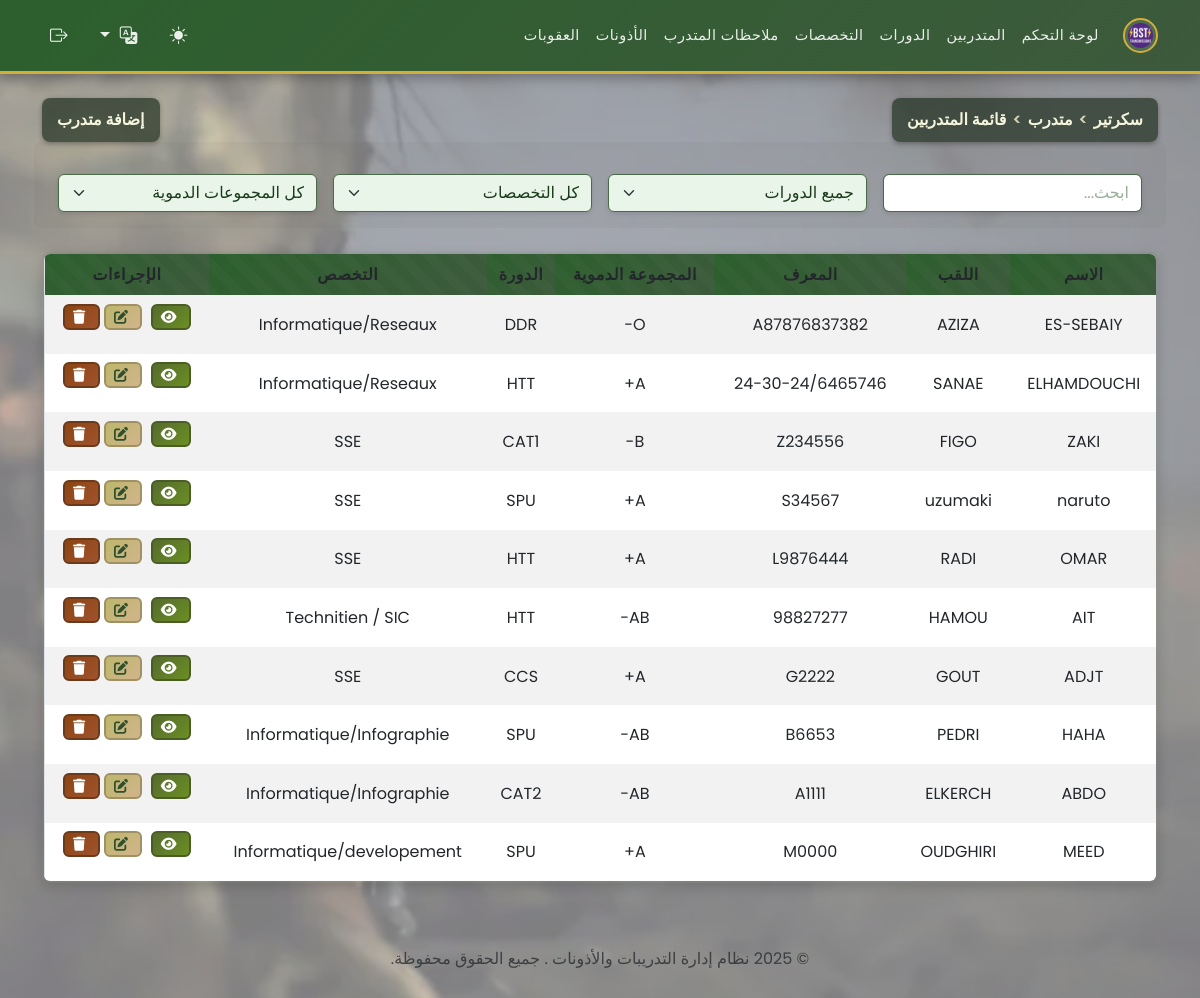
The app's page /secretaire/manage_stagiaires.php (signed in) with its own data.
### tables this page shows
CREATE TABLE `stagiaires` (
  `id` int(11) NOT NULL,
  `matricule` varchar(50) NOT NULL,
  `nom` varchar(100) NOT NULL,
  `prenom` varchar(100) NOT NULL,
  `date_naissance` date DEFAULT NULL,
  `adresse` text DEFAULT NULL,
  `telephone` varchar(20) DEFAULT NULL,
  `email` varchar(100) DEFAULT NULL,
  `groupe_sanguin` enum('A+','A-','B+','B-','AB+','AB-','O+','O-') DEFAULT NULL,
  `photo` varchar(255) DEFAULT NULL,
  `grade` enum('Lieutenant','Sous-Lieutenant','Adjudant Chef','Adjudant','Sergent Chef','Sergent','Caporal Chef','Caporal','2 eme Classe','1er Classe') DEFAULT NULL,
  `date_inscription` date DEFAULT curdate(),
  `id_stage` int(11) NOT NULL,
  `id_specialite` int(11) NOT NULL
);

CREATE TABLE `stages` (
  `id` int(11) NOT NULL,
  `intitule` varchar(150) NOT NULL,
  `date_debut` date DEFAULT NULL,
  `date_fin` date DEFAULT NULL
);

CREATE TABLE `specialites` (
  `id` int(11) NOT NULL,
  `nom_specialite` varchar(150) NOT NULL,
  `description` text DEFAULT NULL
);

### functions.php (called while the page is built, shortened)
<?php
if (isset($_GET['lang'])) {
    $lang = $_GET['lang'];
    $_SESSION['lang'] = $lang;
} elseif (isset($_SESSION['lang'])) {
    $lang = $_SESSION['lang'];
} else {
    $lang = 'fr';
    $_SESSION['lang'] = $lang;
}
$lang_file = __DIR__ . '/lang/' . $lang . '.php';
if (file_exists($lang_file)) {
    $translations = include $lang_file;
} else {
    $translations = include __DIR__ . '/lang/fr.php';
}
?>

### secretaire/manage_stagiaires.php (the view, shortened to what this page needs)
<?php
require '../functions.php';
$sql = "SELECT s.*, st.intitule AS stage_name, sp.nom_specialite AS specialite_name
        FROM stagiaires s
        JOIN stages st ON s.id_stage = st.id
        JOIN specialites sp ON s.id_specialite = sp.id
        ORDER BY s.id DESC";
$stagiaires = $pdo->query($sql)->fetchAll();
?>
<?php include '../templates/header.php'; ?>
<div class="d-flex justify-content-between align-items-center mb-3">
<div class="breadcrumb-header"><?php echo htmlspecialchars($translations['breadcrumb_secretaire']); ?> <span>></span> <?php echo htmlspecialchars($translations['breadcrumb_stagiaire']); ?> <span>></span> <?php echo htmlspecialchars($translations['breadcrumb_liste_stagiaires']); ?></div>
<button class="breadcrumb-header" data-bs-toggle="modal"
    data-bs-target="#addStagiaireModal"><?php echo htmlspecialchars($translations['add_trainee']); ?></button>
</div>
<div class="mb-3 row g-3 align-items-center">
    <div class="col">
        <input type="text" id="searchInput" class="form-control"
            placeholder="<?php echo htmlspecialchars($translations['search']); ?>">
    </div>
    <div class="col">
        <select id="filterStage" class="form-select">
            <option value=""><?php echo htmlspecialchars($translations['all_stages']); ?></option>
        </select>
    </div>
    <div class="col">
        <select id="filterSpecialite" class="form-select">
            <option value=""><?php echo htmlspecialchars($translations['all_specialities']); ?></option>
        </select>
    </div>
    <div class="col">
        <select id="filterGroupeSanguin" class="form-select">
            <option value=""><?php echo htmlspecialchars($translations['all_blood_groups']); ?></option>
        </select>
    </div>
</div>
<table class="table table-striped table-responsive" style="border-radius: 0.5rem; overflow: hidden;">
    <thead>
        <tr>
            <th><?php echo htmlspecialchars($translations['last_name']); ?></th>
            <th><?php echo htmlspecialchars($translations['first_name']); ?></th>
            <th><?php echo htmlspecialchars($translations['matricule_label']); ?></th>
            <th><?php echo htmlspecialchars($translations['blood_group']); ?></th>
            <th><?php echo htmlspecialchars($translations['stage']); ?></th>
            <th><?php echo htmlspecialchars($translations['speciality']); ?></th>
            <th><?php echo htmlspecialchars($translations['actions']); ?></th>
        </tr>
    </thead>
    <tbody id="stagiairesTableBody">
        <?php foreach ($stagiaires as $stagiaire): ?>
            <tr data-stage="<?php echo htmlspecialchars($stagiaire['stage_name']); ?>"
                data-specialite="<?php echo htmlspecialchars($stagiaire['specialite_name']); ?>"
                data-groupe-sanguin="<?php echo $stagiaire['groupe_sanguin']; ?>">
                <td><?php echo htmlspecialchars($stagiaire['nom']); ?></td>
                <td><?php echo htmlspecialchars($stagiaire['prenom']); ?></td>
                <td><?php echo $stagiaire['matricule']; ?></td>
                <td><?php echo $stagiaire['groupe_sanguin']; ?></td>
                <td><?php echo htmlspecialchars($stagiaire['stage_name']); ?></td>
                <td><?php echo htmlspecialchars($stagiaire['specialite_name']); ?></td>
                <td class="text-center">
                    <a href="../admin/profile_stagiaire.php?id=<?php echo $stagiaire['id']; ?>"
                        class="btn btn-sm btn-info me-1"><i class="fas fa-eye"></i></a>
                    <button class="btn btn-sm btn-warning" data-bs-toggle="modal"
                        data-bs-target="#editStagiaireModal<?php echo $stagiaire['id']; ?>"><i class="fas fa-edit"></i></button>
                    <form method="post" action="../actions/delete_stagiaire.php" style="display:inline-block;"
                        onsubmit="return confirm('<?php echo htmlspecialchars($translations['confirm_delete_trainee']); ?>');">
                        <button type="submit"
                            class="btn btn-sm btn-danger"><i class="fas fa-trash"></i></button>
                    </form>
                </td>
            </tr>
        <?php endforeach; ?>
    </tbody>
</table>
<?php include '../templates/footer.php'; ?>

### templates/header.php (style rules this page uses)
:root { --body-bg: #ffffff; --body-color: #000000; --military-primary: #2C5F2D; --military-secondary: #3D5A3C; --military-accent: #8B7355; --military-gold: #D4AF37; --military-dark: #1A3A1A; }
body { background-color: var(--body-bg) !important; color: var(--body-color) !important; font-family: 'Poppins', sans-serif; transition: background-color 0.3s ease; }
body::before { content: ''; position: fixed; top: 0; left: 0; width: 100%; height: 100%; background: url('/pbst_app/images/bg1.webp') no-repeat center center fixed; background-size: cover; opacity: 0.5; z-index: -1; }
input.form-control, textarea.form-control { background-color: var(--body-bg) !important; color: var(--body-color) !important; border-color: #ced4da; transition: all 0.3s ease; }
input.form-control::placeholder, textarea.form-control::placeholder { color: var(--body-color); opacity: 0.7; }
table { background: linear-gradient(135deg, rgba(76, 91, 65, 0.15) 0%, rgba(58, 73, 47, 0.10) 100%); border-radius: 12px; overflow: hidden; width: 100%; border: 2px solid var(--military-secondary); box-shadow: 0 4px 12px rgba(0, 0, 0, 0.15); position: relative; }
table::before { content: ''; position: absolute; top: 0; left: 0; right: 0; bottom: 0; background: repeating-linear-gradient( 45deg, transparent, transparent 10px, rgba(255, 255, 255, 0.02) 10px, rgba(255, 255, 255, 0.02) 20px ); pointer-events: none; border-radius: 12px; }
table th { background: linear-gradient(135deg, var(--military-primary) 0%, var(--military-secondary) 100%); color: #fff; text-align: center; vertical-align: middle; font-weight: 600; text-transform: uppercase; letter-spacing: 0.5px; border-bottom: 2px solid var(--military-gold); }
table td, table th { text-align: center; vertical-align: middle; padding: 0.75rem; border: none; }
table tbody tr { transition: all 0.3s ease; }
.btn { border-radius: 6px; font-weight: 600; text-transform: uppercase; letter-spacing: 0.5px; transition: all 0.3s ease; border: 2px solid transparent; position: relative; overflow: hidden; }
.btn::before { content: ''; position: absolute; top: 0; left: -100%; width: 100%; height: 100%; background: linear-gradient(90deg, transparent, rgba(255, 255, 255, 0.2), transparent); transition: left 0.5s; }
.btn-info { background: linear-gradient(135deg, #556B2F 0%, #6B8E23 100%); color: #fff; border-color: #4A5D23; }
.btn-warning { background: linear-gradient(135deg, #BDB76B 0%, #D2B48C 100%); color: #2F4F2F; border-color: #A09162; }
.btn-danger { background: linear-gradient(135deg, #8B4513 0%, #A0522D 100%); color: #fff; border-color: #6B3A1A; }
.btn i { font-weight: 900; margin-right: 0.25rem; }
.form-control, .form-select { background-color: #E8F5E8 !important; color: #1A3A1A !important; border: 1px solid #4A6B4A !important; border-radius: 0.375rem !important; box-shadow: 0 2px 4px rgba(0, 0, 0, 0.1) !important; font-family: 'Poppins', sans-serif !important; padding: 0.375rem 0.75rem !important; transition: all 0.3s ease !important; }
.form-control::placeholder { color: #6B8E6B !important; }
.mb-3.row.g-3.align-items-center { background: rgba(76, 91, 65, 0.05) !important; padding: 1rem !important; border-radius: 0.5rem !important; margin-bottom: 1.5rem !important; }
.breadcrumb-header { background: rgba(34, 49, 34, 0.7); color: #f5f5dc; font-weight: 600; font-family: 'Poppins', sans-serif; padding: 10px 15px; border-radius: 8px; display: flex; align-items: center; box-shadow: 0 2px 5px rgba(0, 0, 0, 0.3); cursor: pointer; border: none; outline: none; }
.breadcrumb-header span { margin: 0 6px; color: #d2d2b4; }

### records on screen
stagiaires: nom "ES-SEBAIY", prenom "AZIZA", matricule "A87876837382", groupe_sanguin "O-", id_stage.intitule "DDR", id_specialite.nom_specialite "Informatique/Reseaux"
stagiaires: nom "ELHAMDOUCHI", prenom "SANAE", matricule "24-30-24/6465746", groupe_sanguin "A+", id_stage.intitule "HTT", id_specialite.nom_specialite "Informatique/Reseaux"
stagiaires: nom "ZAKI", prenom "FIGO", matricule "Z234556", groupe_sanguin "B-", id_stage.intitule "CAT1", id_specialite.nom_specialite "SSE"
stagiaires: nom "naruto", prenom "uzumaki", matricule "S34567", groupe_sanguin "A+", id_stage.intitule "SPU", id_specialite.nom_specialite "SSE"
stagiaires: nom "OMAR", prenom "RADI", matricule "L9876444", groupe_sanguin "A+", id_stage.intitule "HTT", id_specialite.nom_specialite "SSE"
stagiaires: nom "AIT", prenom "HAMOU", matricule "98827277", groupe_sanguin "AB-", id_stage.intitule "HTT", id_specialite.nom_specialite "Technitien / SIC"
stagiaires: nom "ADJT", prenom "GOUT", matricule "G2222", groupe_sanguin "A+", id_stage.intitule "CCS", id_specialite.nom_specialite "SSE"
stagiaires: nom "HAHA", prenom "PEDRI", matricule "B6653", groupe_sanguin "AB-", id_stage.intitule "SPU", id_specialite.nom_specialite "Informatique/Infographie"
stagiaires: nom "ABDO", prenom "ELKERCH", matricule "A1111", groupe_sanguin "AB-", id_stage.intitule "CAT2", id_specialite.nom_specialite "Informatique/Infographie"
stagiaires: nom "MEED", prenom "OUDGHIRI", matricule "M0000", groupe_sanguin "A+", id_stage.intitule "SPU", id_specialite.nom_specialite "Informatique/developement"

### other values on screen
$translations['dashboard'] "لوحة التحكم"
$translations['trainees'] "المتدربين"
$translations['stages'] "الدورات"
$translations['specialities'] "التخصصات"
$translations['notes'] "ملاحظات المتدرب"
$translations['permissions'] "الأذونات"
$translations['sanctions'] "العقوبات"
$translations['breadcrumb_secretaire'] "سكرتير"
$translations['breadcrumb_stagiaire'] "متدرب"
$translations['breadcrumb_liste_stagiaires'] "قائمة المتدربين"
$translations['add_trainee'] "إضافة متدرب"
$translations['last_name'] "الاسم"
$translations['first_name'] "اللقب"
$translations['matricule_label'] "المعرف"
$translations['blood_group'] "المجموعة الدموية"
